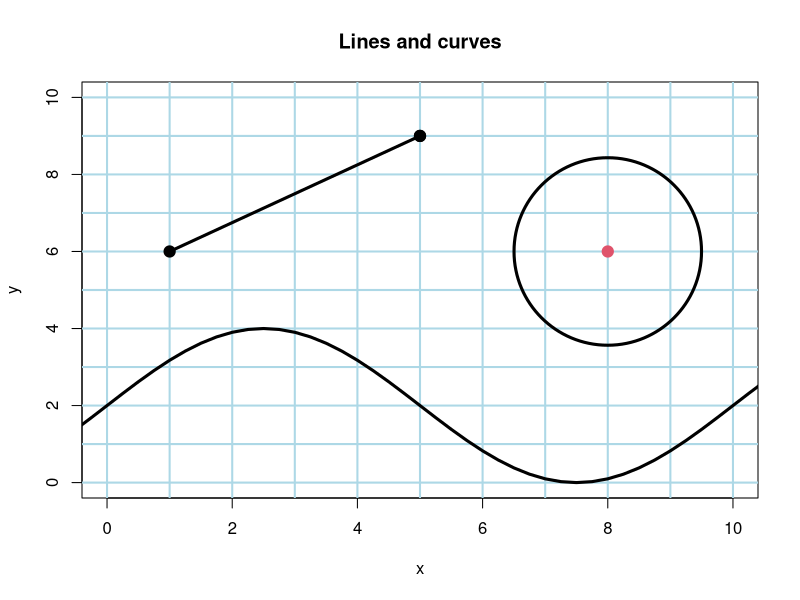
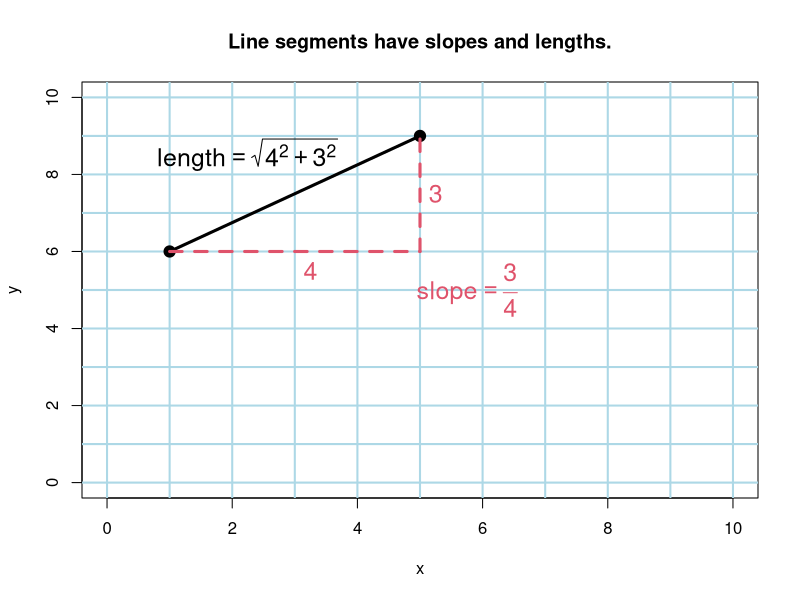
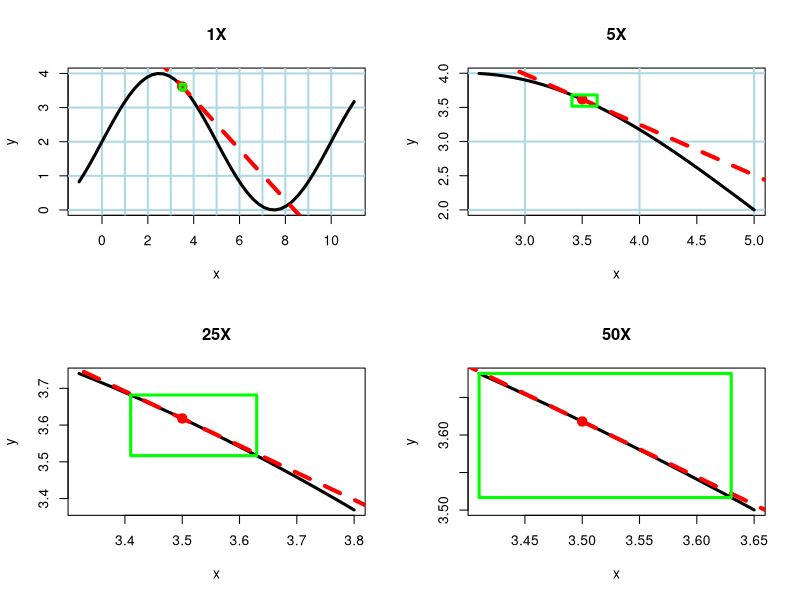
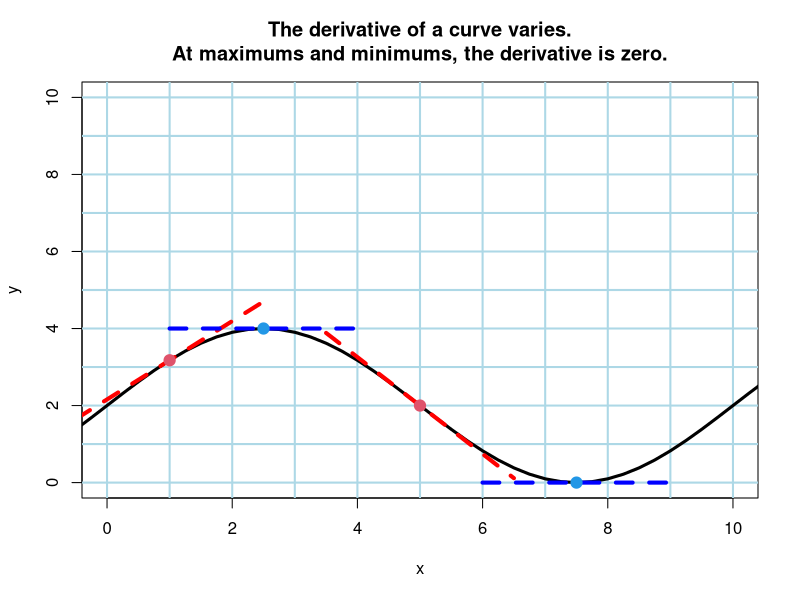
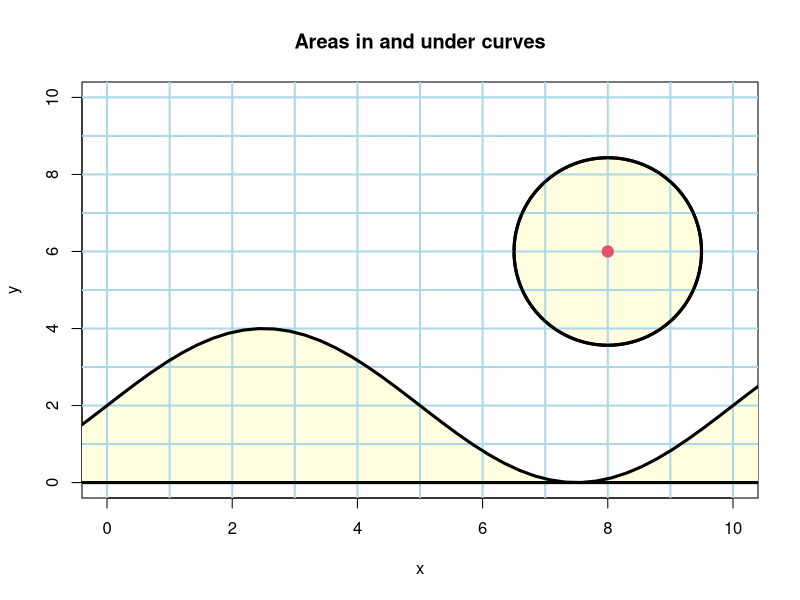
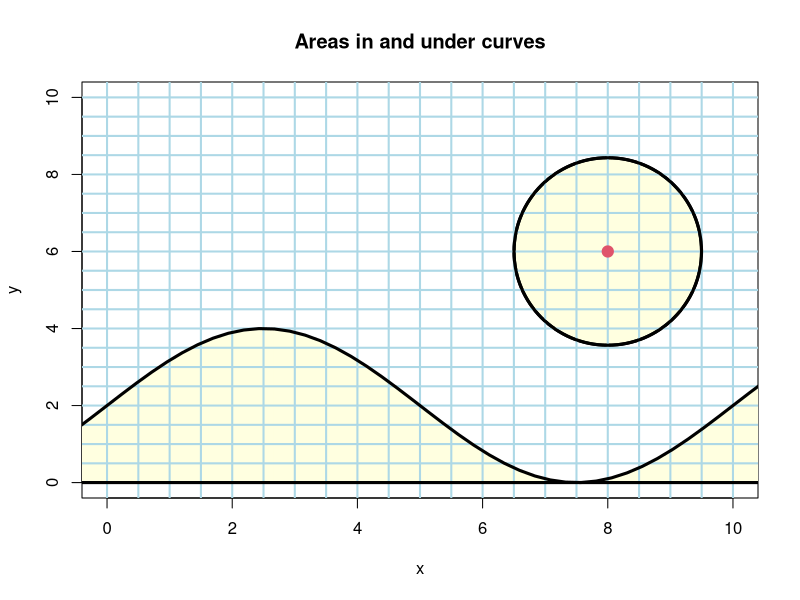

The R script that drew these images, in order:
## ---- chunk 1
local({
  plot(c(0,10), c(0,10), type='n', xlab="x", ylab="y", main="Lines and curves")
  abline(h=0:10, col="lightblue", lwd=2)
  abline(v=0:10, col="lightblue", lwd=2)
  segments(1,6,5,9, lwd=3)
  points(c(1,5),c(6,9), pch=19, cex=1.5)
  points(5, 9, pch=19, cex=1.5)
  points(8,6,cex=25,lwd=3)
  points(8,6, pch=19, cex=1.5, col=2)
  x <- seq(-1, 11, by=.25)
  lines(x, 2+2*sin(.2*pi*x), lwd=3)
})
## ---- chunk 2
plot(c(0,10), c(0,10), type='n', xlab="x", ylab="y", main="Line segments have slopes and lengths.")
abline(h=0:10, col="lightblue", lwd=2)
abline(v=0:10, col="lightblue", lwd=2)
segments(1,6,5,9, lwd=3)
points(c(1,5),c(6,9), pch=19, cex=1.5)
segments(1,6,5,6, lty=2, lwd=3, col=2)
segments(5,6,5,9, lty=2, lwd=3, col=2)
text(3.25, 5.5, expression(4), lwd=3, cex=1.5, col=2)
text(5.25, 7.5, expression(3), lwd=3, cex=1.5, col=2)
text(2.25, 8.5, expression(length == sqrt(4^2 + 3^2)), lwd=3, cex=1.5, col=1)
text(5.75, 5, expression(slope == frac(3,4)), lwd=3, cex=1.5, col=2)
## ---- chunk 3

f <- function(x)2+2*sin(.2*pi*x)
df_dx <- function(x).4*pi*cos(.2*pi*x)
tngt <- function(x, interval=16, col="red"){
  slope = df_dx(x)
  y <- f(x)
  xa <- x-interval/2
  ya <- y - slope*interval/2
  xb <- x+interval/2
  yb <- y + slope*interval/2
  segments(xa, ya, xb, yb, lty=2, lwd=4, col=col)
}

local({
  
  drawbox <- function(xa, ya, xb, yb, col="green"){
    lines(c(xa, xb, xb, xa, xa), c(ya, ya, yb, yb, ya), lwd=3, col=col)
  }
    
  par(mfrow=c(2, 2))
  mags <- c(1, 5, 25, 50)
  minscale <- mags[length(mags)]
  x0 <- 3.5
  y0 <- f(x0) 
  xa <- x0 - (x0+1)/minscale
  xb <- x0 + (10-x0)/minscale
    
  for(i in mags){
    x <- seq(x0 - (x0+1)/i, x0 + (11-x0)/i, length.out=50)
    y <- f(x)
    plot(x, y, type='n', xlab="x", ylab="y", main=paste0(i, "X") )
    abline(h=0:10, col="lightblue", lwd=2)
    abline(v=0:10, col="lightblue", lwd=2)
    lines(x, y, lwd=3)
    points(x0, y0, pch=19, cex=1.5, col="red")
    tngt(x0)
    drawbox(xa, f(xa), xb, f(xb))
  }
 par(mfrow=c(1,1))
})

## ---- chunk 4
local({
  plot(c(0,10), c(0,10), type='n', xlab="x", ylab="y", main="The derivative of a curve varies.\nAt maximums and minimums, the derivative is zero.")
  abline(h=0:10, col="lightblue", lwd=2)
  abline(v=0:10, col="lightblue", lwd=2)
  x <- seq(-1, 11, by=.25)
  lines(x, 2+2*sin(.2*pi*x), lwd=3)
  pts <- c(1, 1/.4, 5, 3/.4, 10/.4)
  tngt(pts[1],interval=3)
  tngt(pts[2], interval=3, col="blue")
  tngt(pts[3], interval=3)
  tngt(pts[4], interval=3, col="blue")
  tngt(pts[5], interval=3)
  points(pts, f(pts), pch=19, cex=1.5, col=c(2,4,2,4,2))
})
## ---- chunk 5
local({
  plot(c(0,10), c(0,10), type='n', xlab="x", ylab="y", main="Areas in and under curves")
  points(8,6,cex=25,lwd=3, pch=21, bg="lightyellow")
  x <- seq(-1, 11, length.out=50)
  y <- 2+2*sin(.2*pi*x)
  for(i in 1:(length(x)-1)){
    polygon(c(x[i],x[i],x[i+1], x[i+1]), c(0,y[i], y[i+1], 0), col="lightyellow", border="lightyellow")
  }
  abline(h=0:10, col="lightblue", lwd=2)
  abline(v=0:10, col="lightblue", lwd=2)
  points(8,6,cex=25,lwd=3)
  points(8,6, pch=19, cex=1.5, col=2)
  lines(x, y, lwd=3)
  abline(h=0, lwd=3)
})
## ---- chunk 6
local({
  plot(c(0,10), c(0,10), type='n', xlab="x", ylab="y", main="Areas in and under curves")
  points(8,6,cex=25,lwd=3, pch=21, bg="lightyellow")
  x <- seq(-1, 11, length.out=50)
  y <- 2+2*sin(.2*pi*x)
  for(i in 1:(length(x)-1)){
    polygon(c(x[i],x[i],x[i+1], x[i+1]), c(0,y[i], y[i+1], 0), col="lightyellow", border="lightyellow")
  }
  abline(h=seq(0,10,by=.5), col="lightblue", lwd=2)
  abline(v=seq(0,10,by=.5), col="lightblue", lwd=2)
  points(8,6,cex=25,lwd=3)
  points(8,6, pch=19, cex=1.5, col=2)
  lines(x, y, lwd=3)
  abline(h=0, lwd=3)
})
